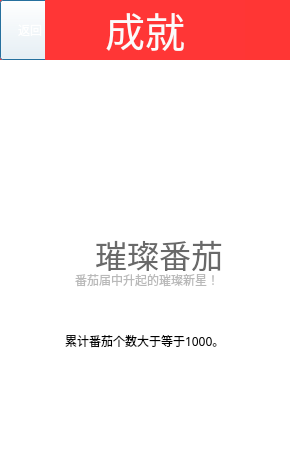
<?xml version="1.0" encoding="UTF-8"?>
<ui version="4.0">
 <class>diamond</class>
 <widget class="QDialog" name="diamond">
  <property name="geometry">
   <rect>
    <x>0</x>
    <y>0</y>
    <width>290</width>
    <height>460</height>
   </rect>
  </property>
  <property name="windowTitle">
   <string>Dialog</string>
  </property>
  <property name="styleSheet">
   <string notr="true">background-color: rgb(255, 255, 255);</string>
  </property>
  <widget class="QWidget" name="verticalWidget" native="true">
   <property name="geometry">
    <rect>
     <x>0</x>
     <y>0</y>
     <width>290</width>
     <height>60</height>
    </rect>
   </property>
   <property name="styleSheet">
    <string notr="true">background-color: rgb(255, 54, 52);</string>
   </property>
   <layout class="QVBoxLayout" name="verticalLayout"/>
  </widget>
  <widget class="QPushButton" name="pushButton">
   <property name="geometry">
    <rect>
     <x>0</x>
     <y>0</y>
     <width>60</width>
     <height>60</height>
    </rect>
   </property>
   <property name="styleSheet">
    <string notr="true">border-image: url(:/new/prefix1/buttonImage/btred.png);
color: rgb(255, 255, 255);
font: 13pt &quot;Microsoft YaHei&quot;;</string>
   </property>
   <property name="text">
    <string>返回</string>
   </property>
  </widget>
  <widget class="QLabel" name="label_2">
   <property name="geometry">
    <rect>
     <x>95</x>
     <y>230</y>
     <width>131</width>
     <height>41</height>
    </rect>
   </property>
   <property name="font">
    <font>
     <family>Microsoft YaHei</family>
    </font>
   </property>
   <property name="text">
    <string>&lt;html&gt;&lt;head/&gt;&lt;body&gt;&lt;p&gt;&lt;span style=&quot; font-size:24pt; color:#696969;&quot;&gt;璀璨番茄&lt;/span&gt;&lt;/p&gt;&lt;/body&gt;&lt;/html&gt;</string>
   </property>
  </widget>
  <widget class="QLabel" name="label_5">
   <property name="geometry">
    <rect>
     <x>65</x>
     <y>330</y>
     <width>171</width>
     <height>21</height>
    </rect>
   </property>
   <property name="font">
    <font>
     <family>Microsoft YaHei</family>
    </font>
   </property>
   <property name="text">
    <string>累计番茄个数大于等于1000。</string>
   </property>
  </widget>
  <widget class="QLabel" name="label">
   <property name="geometry">
    <rect>
     <x>45</x>
     <y>0</y>
     <width>200</width>
     <height>60</height>
    </rect>
   </property>
   <property name="minimumSize">
    <size>
     <width>200</width>
     <height>60</height>
    </size>
   </property>
   <property name="maximumSize">
    <size>
     <width>200</width>
     <height>60</height>
    </size>
   </property>
   <property name="font">
    <font>
     <family>Microsoft YaHei</family>
     <pointsize>30</pointsize>
     <weight>50</weight>
     <italic>false</italic>
     <bold>false</bold>
    </font>
   </property>
   <property name="styleSheet">
    <string notr="true">font: 30pt &quot;Microsoft YaHei&quot;;
background-color: rgb(255, 54, 54);</string>
   </property>
   <property name="text">
    <string>&lt;html&gt;&lt;head/&gt;&lt;body&gt;&lt;p&gt;&lt;span style=&quot; color:#fbfbfb;&quot;&gt;成就&lt;/span&gt;&lt;/p&gt;&lt;/body&gt;&lt;/html&gt;</string>
   </property>
   <property name="alignment">
    <set>Qt::AlignCenter</set>
   </property>
  </widget>
  <widget class="QLabel" name="label_4">
   <property name="geometry">
    <rect>
     <x>75</x>
     <y>260</y>
     <width>161</width>
     <height>41</height>
    </rect>
   </property>
   <property name="font">
    <font>
     <family>Microsoft YaHei</family>
    </font>
   </property>
   <property name="text">
    <string>&lt;html&gt;&lt;head/&gt;&lt;body&gt;&lt;p&gt;&lt;span style=&quot; color:#b9b9b9;&quot;&gt;番茄届中升起的璀璨新星！&lt;/span&gt;&lt;/p&gt;&lt;/body&gt;&lt;/html&gt;</string>
   </property>
  </widget>
  <widget class="QLabel" name="copper_sy">
   <property name="geometry">
    <rect>
     <x>70</x>
     <y>90</y>
     <width>150</width>
     <height>150</height>
    </rect>
   </property>
   <property name="styleSheet">
    <string notr="true">border-image: url(:/honourImage/diamond_co.jpg);</string>
   </property>
   <property name="text">
    <string/>
   </property>
  </widget>
  <zorder>verticalWidget</zorder>
  <zorder>pushButton</zorder>
  <zorder>label_5</zorder>
  <zorder>label</zorder>
  <zorder>label_4</zorder>
  <zorder>copper_sy</zorder>
  <zorder>label_2</zorder>
 </widget>
 <resources/>
 <connections/>
</ui>
